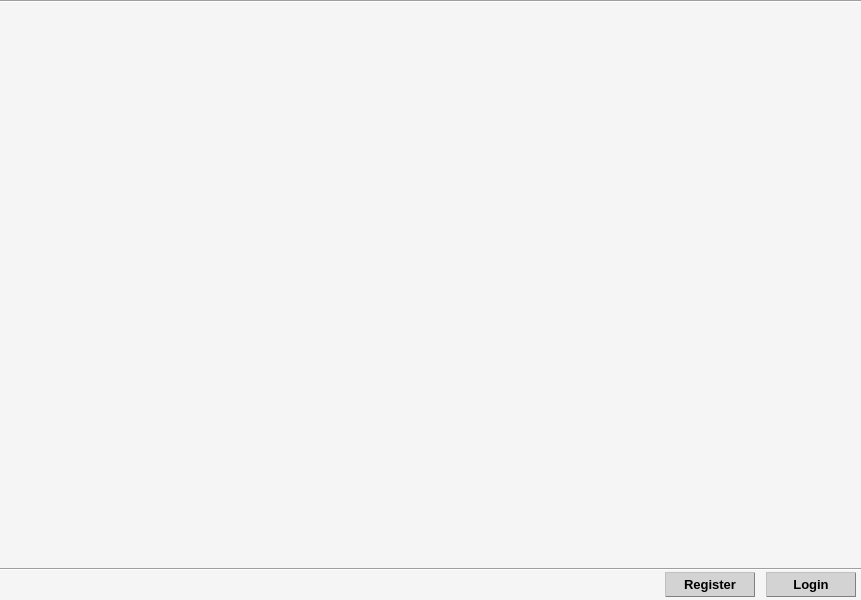
<?xml version="1.0" encoding="UTF-8"?>
<ui version="4.0">
 <class>MainWindow</class>
 <widget class="QMainWindow" name="MainWindow">
  <property name="geometry">
   <rect>
    <x>0</x>
    <y>0</y>
    <width>861</width>
    <height>600</height>
   </rect>
  </property>
  <property name="minimumSize">
   <size>
    <width>604</width>
    <height>306</height>
   </size>
  </property>
  <property name="palette">
   <palette>
    <active>
     <colorrole role="WindowText">
      <brush brushstyle="SolidPattern">
       <color alpha="255">
        <red>0</red>
        <green>0</green>
        <blue>0</blue>
       </color>
      </brush>
     </colorrole>
     <colorrole role="Base">
      <brush brushstyle="SolidPattern">
       <color alpha="255">
        <red>245</red>
        <green>245</green>
        <blue>245</blue>
       </color>
      </brush>
     </colorrole>
     <colorrole role="Window">
      <brush brushstyle="SolidPattern">
       <color alpha="255">
        <red>245</red>
        <green>245</green>
        <blue>245</blue>
       </color>
      </brush>
     </colorrole>
    </active>
    <inactive>
     <colorrole role="WindowText">
      <brush brushstyle="SolidPattern">
       <color alpha="255">
        <red>0</red>
        <green>0</green>
        <blue>0</blue>
       </color>
      </brush>
     </colorrole>
     <colorrole role="Base">
      <brush brushstyle="SolidPattern">
       <color alpha="255">
        <red>245</red>
        <green>245</green>
        <blue>245</blue>
       </color>
      </brush>
     </colorrole>
     <colorrole role="Window">
      <brush brushstyle="SolidPattern">
       <color alpha="255">
        <red>245</red>
        <green>245</green>
        <blue>245</blue>
       </color>
      </brush>
     </colorrole>
    </inactive>
    <disabled>
     <colorrole role="WindowText">
      <brush brushstyle="SolidPattern">
       <color alpha="127">
        <red>255</red>
        <green>255</green>
        <blue>255</blue>
       </color>
      </brush>
     </colorrole>
     <colorrole role="Base">
      <brush brushstyle="SolidPattern">
       <color alpha="255">
        <red>245</red>
        <green>245</green>
        <blue>245</blue>
       </color>
      </brush>
     </colorrole>
     <colorrole role="Window">
      <brush brushstyle="SolidPattern">
       <color alpha="255">
        <red>245</red>
        <green>245</green>
        <blue>245</blue>
       </color>
      </brush>
     </colorrole>
    </disabled>
   </palette>
  </property>
  <property name="windowTitle">
   <string>MainWindow</string>
  </property>
  <widget class="QWidget" name="centralwidget">
   <widget class="QWidget" name="horizontalLayoutWidget">
    <property name="geometry">
     <rect>
      <x>0</x>
      <y>569</y>
      <width>861</width>
      <height>31</height>
     </rect>
    </property>
    <layout class="QHBoxLayout" name="horizontalLayout_login">
     <item>
      <spacer name="horizontalSpacer">
       <property name="orientation">
        <enum>Qt::Horizontal</enum>
       </property>
       <property name="sizeType">
        <enum>QSizePolicy::MinimumExpanding</enum>
       </property>
       <property name="sizeHint" stdset="0">
        <size>
         <width>1</width>
         <height>1</height>
        </size>
       </property>
      </spacer>
     </item>
     <item>
      <widget class="QPushButton" name="button_register">
       <property name="sizePolicy">
        <sizepolicy hsizetype="Preferred" vsizetype="Fixed">
         <horstretch>0</horstretch>
         <verstretch>0</verstretch>
        </sizepolicy>
       </property>
       <property name="minimumSize">
        <size>
         <width>90</width>
         <height>25</height>
        </size>
       </property>
       <property name="maximumSize">
        <size>
         <width>110</width>
         <height>25</height>
        </size>
       </property>
       <property name="palette">
        <palette>
         <active>
          <colorrole role="WindowText">
           <brush brushstyle="SolidPattern">
            <color alpha="255">
             <red>0</red>
             <green>0</green>
             <blue>0</blue>
            </color>
           </brush>
          </colorrole>
          <colorrole role="Button">
           <brush brushstyle="SolidPattern">
            <color alpha="255">
             <red>211</red>
             <green>211</green>
             <blue>211</blue>
            </color>
           </brush>
          </colorrole>
          <colorrole role="Text">
           <brush brushstyle="SolidPattern">
            <color alpha="255">
             <red>0</red>
             <green>0</green>
             <blue>0</blue>
            </color>
           </brush>
          </colorrole>
          <colorrole role="ButtonText">
           <brush brushstyle="SolidPattern">
            <color alpha="255">
             <red>0</red>
             <green>0</green>
             <blue>0</blue>
            </color>
           </brush>
          </colorrole>
          <colorrole role="Base">
           <brush brushstyle="SolidPattern">
            <color alpha="255">
             <red>211</red>
             <green>211</green>
             <blue>211</blue>
            </color>
           </brush>
          </colorrole>
          <colorrole role="Window">
           <brush brushstyle="SolidPattern">
            <color alpha="255">
             <red>211</red>
             <green>211</green>
             <blue>211</blue>
            </color>
           </brush>
          </colorrole>
          <colorrole role="PlaceholderText">
           <brush brushstyle="SolidPattern">
            <color alpha="128">
             <red>0</red>
             <green>0</green>
             <blue>0</blue>
            </color>
           </brush>
          </colorrole>
         </active>
         <inactive>
          <colorrole role="WindowText">
           <brush brushstyle="SolidPattern">
            <color alpha="255">
             <red>0</red>
             <green>0</green>
             <blue>0</blue>
            </color>
           </brush>
          </colorrole>
          <colorrole role="Button">
           <brush brushstyle="SolidPattern">
            <color alpha="255">
             <red>211</red>
             <green>211</green>
             <blue>211</blue>
            </color>
           </brush>
          </colorrole>
          <colorrole role="Text">
           <brush brushstyle="SolidPattern">
            <color alpha="255">
             <red>0</red>
             <green>0</green>
             <blue>0</blue>
            </color>
           </brush>
          </colorrole>
          <colorrole role="ButtonText">
           <brush brushstyle="SolidPattern">
            <color alpha="255">
             <red>0</red>
             <green>0</green>
             <blue>0</blue>
            </color>
           </brush>
          </colorrole>
          <colorrole role="Base">
           <brush brushstyle="SolidPattern">
            <color alpha="255">
             <red>211</red>
             <green>211</green>
             <blue>211</blue>
            </color>
           </brush>
          </colorrole>
          <colorrole role="Window">
           <brush brushstyle="SolidPattern">
            <color alpha="255">
             <red>211</red>
             <green>211</green>
             <blue>211</blue>
            </color>
           </brush>
          </colorrole>
          <colorrole role="PlaceholderText">
           <brush brushstyle="SolidPattern">
            <color alpha="128">
             <red>0</red>
             <green>0</green>
             <blue>0</blue>
            </color>
           </brush>
          </colorrole>
         </inactive>
         <disabled>
          <colorrole role="WindowText">
           <brush brushstyle="SolidPattern">
            <color alpha="255">
             <red>0</red>
             <green>0</green>
             <blue>0</blue>
            </color>
           </brush>
          </colorrole>
          <colorrole role="Button">
           <brush brushstyle="SolidPattern">
            <color alpha="255">
             <red>173</red>
             <green>216</green>
             <blue>230</blue>
            </color>
           </brush>
          </colorrole>
          <colorrole role="Text">
           <brush brushstyle="SolidPattern">
            <color alpha="255">
             <red>0</red>
             <green>0</green>
             <blue>0</blue>
            </color>
           </brush>
          </colorrole>
          <colorrole role="ButtonText">
           <brush brushstyle="SolidPattern">
            <color alpha="255">
             <red>0</red>
             <green>0</green>
             <blue>0</blue>
            </color>
           </brush>
          </colorrole>
          <colorrole role="Base">
           <brush brushstyle="SolidPattern">
            <color alpha="255">
             <red>173</red>
             <green>216</green>
             <blue>230</blue>
            </color>
           </brush>
          </colorrole>
          <colorrole role="Window">
           <brush brushstyle="SolidPattern">
            <color alpha="255">
             <red>173</red>
             <green>216</green>
             <blue>230</blue>
            </color>
           </brush>
          </colorrole>
          <colorrole role="PlaceholderText">
           <brush brushstyle="SolidPattern">
            <color alpha="128">
             <red>231</red>
             <green>231</green>
             <blue>231</blue>
            </color>
           </brush>
          </colorrole>
         </disabled>
        </palette>
       </property>
       <property name="font">
        <font>
         <family>Tahoma</family>
         <pointsize>10</pointsize>
         <weight>75</weight>
         <bold>true</bold>
        </font>
       </property>
       <property name="styleSheet">
        <string notr="true">QPushButton:checked{
	background-color: lightblue;
	border-style: outset;
	color: black;
	font: bold 10p;
	border-style: outset;
	border-width: 1px;
	border-radius: 0px;
	border-color: blue;
	padding: 0px 0px;
}
QPushButton:pressed{
	background-color: lightblue;
	border-style: outset;
	color: black;
	font: bold 10p;
	border-style: outset;
	border-width: 1px;
	border-radius: 0px;
	border-color: blue;
	padding: 0px 0px;
}
QPushButton:disabled{
	background-color: lightblue;
	border-style: outset;
	color: black;
	font: bold 10p;
	border-style: outset;
	border-width: 1px;
	border-radius: 0px;
	border-color: blue;
	padding: 0px 0px;
}
QPushButton{
	background-color: lightGray;
	color: black;
	border-style: outset;
	border-width: 1px;
	border-radius: 0px;
	border-color: gray;
	padding: 0px 0px;
}
QPushButton:hover{
	border-style: outset;
	border-width: 1px;
	border-radius: 0px;
	border-color: royalblue;
}</string>
       </property>
       <property name="text">
        <string>Register</string>
       </property>
       <property name="autoDefault">
        <bool>false</bool>
       </property>
      </widget>
     </item>
     <item>
      <spacer name="horizontalSpacer_3">
       <property name="orientation">
        <enum>Qt::Horizontal</enum>
       </property>
       <property name="sizeType">
        <enum>QSizePolicy::Minimum</enum>
       </property>
       <property name="sizeHint" stdset="0">
        <size>
         <width>5</width>
         <height>20</height>
        </size>
       </property>
      </spacer>
     </item>
     <item>
      <widget class="QPushButton" name="button_login_logout">
       <property name="sizePolicy">
        <sizepolicy hsizetype="Preferred" vsizetype="Fixed">
         <horstretch>0</horstretch>
         <verstretch>0</verstretch>
        </sizepolicy>
       </property>
       <property name="minimumSize">
        <size>
         <width>90</width>
         <height>25</height>
        </size>
       </property>
       <property name="maximumSize">
        <size>
         <width>90</width>
         <height>25</height>
        </size>
       </property>
       <property name="palette">
        <palette>
         <active>
          <colorrole role="WindowText">
           <brush brushstyle="SolidPattern">
            <color alpha="255">
             <red>0</red>
             <green>0</green>
             <blue>0</blue>
            </color>
           </brush>
          </colorrole>
          <colorrole role="Button">
           <brush brushstyle="SolidPattern">
            <color alpha="255">
             <red>211</red>
             <green>211</green>
             <blue>211</blue>
            </color>
           </brush>
          </colorrole>
          <colorrole role="Text">
           <brush brushstyle="SolidPattern">
            <color alpha="255">
             <red>0</red>
             <green>0</green>
             <blue>0</blue>
            </color>
           </brush>
          </colorrole>
          <colorrole role="ButtonText">
           <brush brushstyle="SolidPattern">
            <color alpha="255">
             <red>0</red>
             <green>0</green>
             <blue>0</blue>
            </color>
           </brush>
          </colorrole>
          <colorrole role="Base">
           <brush brushstyle="SolidPattern">
            <color alpha="255">
             <red>211</red>
             <green>211</green>
             <blue>211</blue>
            </color>
           </brush>
          </colorrole>
          <colorrole role="Window">
           <brush brushstyle="SolidPattern">
            <color alpha="255">
             <red>211</red>
             <green>211</green>
             <blue>211</blue>
            </color>
           </brush>
          </colorrole>
          <colorrole role="PlaceholderText">
           <brush brushstyle="SolidPattern">
            <color alpha="128">
             <red>0</red>
             <green>0</green>
             <blue>0</blue>
            </color>
           </brush>
          </colorrole>
         </active>
         <inactive>
          <colorrole role="WindowText">
           <brush brushstyle="SolidPattern">
            <color alpha="255">
             <red>0</red>
             <green>0</green>
             <blue>0</blue>
            </color>
           </brush>
          </colorrole>
          <colorrole role="Button">
           <brush brushstyle="SolidPattern">
            <color alpha="255">
             <red>211</red>
             <green>211</green>
             <blue>211</blue>
            </color>
           </brush>
          </colorrole>
          <colorrole role="Text">
           <brush brushstyle="SolidPattern">
            <color alpha="255">
             <red>0</red>
             <green>0</green>
             <blue>0</blue>
            </color>
           </brush>
          </colorrole>
          <colorrole role="ButtonText">
           <brush brushstyle="SolidPattern">
            <color alpha="255">
             <red>0</red>
             <green>0</green>
             <blue>0</blue>
            </color>
           </brush>
          </colorrole>
          <colorrole role="Base">
           <brush brushstyle="SolidPattern">
            <color alpha="255">
             <red>211</red>
             <green>211</green>
             <blue>211</blue>
            </color>
           </brush>
          </colorrole>
          <colorrole role="Window">
           <brush brushstyle="SolidPattern">
            <color alpha="255">
             <red>211</red>
             <green>211</green>
             <blue>211</blue>
            </color>
           </brush>
          </colorrole>
          <colorrole role="PlaceholderText">
           <brush brushstyle="SolidPattern">
            <color alpha="128">
             <red>0</red>
             <green>0</green>
             <blue>0</blue>
            </color>
           </brush>
          </colorrole>
         </inactive>
         <disabled>
          <colorrole role="WindowText">
           <brush brushstyle="SolidPattern">
            <color alpha="255">
             <red>0</red>
             <green>0</green>
             <blue>0</blue>
            </color>
           </brush>
          </colorrole>
          <colorrole role="Button">
           <brush brushstyle="SolidPattern">
            <color alpha="255">
             <red>173</red>
             <green>216</green>
             <blue>230</blue>
            </color>
           </brush>
          </colorrole>
          <colorrole role="Text">
           <brush brushstyle="SolidPattern">
            <color alpha="255">
             <red>0</red>
             <green>0</green>
             <blue>0</blue>
            </color>
           </brush>
          </colorrole>
          <colorrole role="ButtonText">
           <brush brushstyle="SolidPattern">
            <color alpha="255">
             <red>0</red>
             <green>0</green>
             <blue>0</blue>
            </color>
           </brush>
          </colorrole>
          <colorrole role="Base">
           <brush brushstyle="SolidPattern">
            <color alpha="255">
             <red>173</red>
             <green>216</green>
             <blue>230</blue>
            </color>
           </brush>
          </colorrole>
          <colorrole role="Window">
           <brush brushstyle="SolidPattern">
            <color alpha="255">
             <red>173</red>
             <green>216</green>
             <blue>230</blue>
            </color>
           </brush>
          </colorrole>
          <colorrole role="PlaceholderText">
           <brush brushstyle="SolidPattern">
            <color alpha="128">
             <red>231</red>
             <green>231</green>
             <blue>231</blue>
            </color>
           </brush>
          </colorrole>
         </disabled>
        </palette>
       </property>
       <property name="font">
        <font>
         <family>Tahoma</family>
         <pointsize>10</pointsize>
         <weight>75</weight>
         <bold>true</bold>
        </font>
       </property>
       <property name="styleSheet">
        <string notr="true">QPushButton:checked{
	background-color: lightblue;
	border-style: outset;
	color: black;
	font: bold 10p;
	border-style: outset;
	border-width: 1px;
	border-radius: 0px;
	border-color: blue;
	padding: 0px 0px;
}
QPushButton:pressed{
	background-color: lightblue;
	border-style: outset;
	color: black;
	font: bold 10p;
	border-style: outset;
	border-width: 1px;
	border-radius: 0px;
	border-color: blue;
	padding: 0px 0px;
}
QPushButton:disabled{
	background-color: lightblue;
	border-style: outset;
	color: black;
	font: bold 10p;
	border-style: outset;
	border-width: 1px;
	border-radius: 0px;
	border-color: blue;
	padding: 0px 0px;
}
QPushButton{
	background-color: lightGray;
	color: black;
	border-style: outset;
	border-width: 1px;
	border-radius: 0px;
	border-color: gray;
	padding: 0px 0px;
}
QPushButton:hover{
	border-style: outset;
	border-width: 1px;
	border-radius: 0px;
	border-color: royalblue;
}</string>
       </property>
       <property name="text">
        <string>Login</string>
       </property>
       <property name="autoDefault">
        <bool>false</bool>
       </property>
      </widget>
     </item>
     <item>
      <spacer name="horizontalSpacer_2">
       <property name="orientation">
        <enum>Qt::Horizontal</enum>
       </property>
       <property name="sizeType">
        <enum>QSizePolicy::Minimum</enum>
       </property>
       <property name="sizeHint" stdset="0">
        <size>
         <width>5</width>
         <height>20</height>
        </size>
       </property>
      </spacer>
     </item>
    </layout>
   </widget>
   <widget class="QWidget" name="verticalLayoutWidget">
    <property name="geometry">
     <rect>
      <x>0</x>
      <y>0</y>
      <width>861</width>
      <height>571</height>
     </rect>
    </property>
    <layout class="QVBoxLayout" name="verticalLayout">
     <property name="spacing">
      <number>0</number>
     </property>
     <item>
      <widget class="Line" name="line_1">
       <property name="orientation">
        <enum>Qt::Horizontal</enum>
       </property>
      </widget>
     </item>
     <item>
      <widget class="QStackedWidget" name="stackedWidget">
       <property name="currentIndex">
        <number>0</number>
       </property>
       <widget class="QWidget" name="registartion_page"/>
       <widget class="QWidget" name="rhe_widget_page"/>
      </widget>
     </item>
     <item>
      <widget class="Line" name="line_2">
       <property name="orientation">
        <enum>Qt::Horizontal</enum>
       </property>
      </widget>
     </item>
    </layout>
   </widget>
  </widget>
 </widget>
 <resources/>
 <connections/>
</ui>
